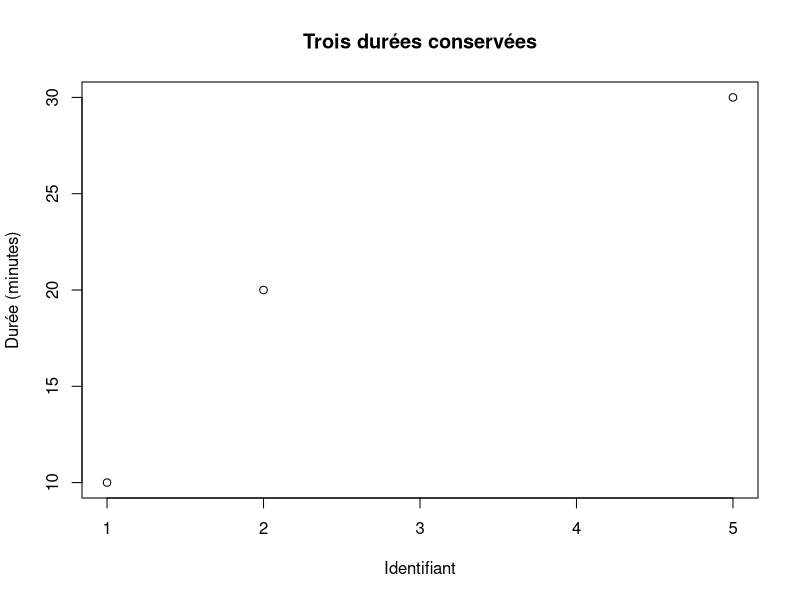

Write the R code that produced this figure.
# Exemple guidé sur SIX lignes, AVANT les 241 lignes du TP02.
# Exécuter depuis course.Rproj ; aucun autre script requis.
mini_brut <- data.frame(id=c(1L,2L,2L,3L,4L,5L),
  groupe=c(" A ","B","B","A","B","A"),
  minutes=c(10,20,20,NA,-5,30), stringsAsFactors=FALSE)
# Papier : 6 -> 6 après espaces -> 5 après doublon -> 4 après NA -> 3 après négatif.
mini_d <- mini_brut
mini_audit <- data.frame(etape="import",avant=6L,apres=6L,exclues=0L)
mini_espaces <- sum(mini_d$groupe != trimws(mini_d$groupe)) # 1 cellule, pas une exclusion.
mini_d$groupe <- trimws(mini_d$groupe)
mini_audit <- rbind(mini_audit,data.frame(etape="espaces",avant=6,apres=6,exclues=0))
mini_doublons <- duplicated(mini_d$id)
mini_avant <- nrow(mini_d)
mini_d <- mini_d[!mini_doublons, , drop=FALSE] # La virgule signifie toutes les colonnes.
mini_audit <- rbind(mini_audit,data.frame(etape="doublons",avant=mini_avant,apres=nrow(mini_d),exclues=sum(mini_doublons)))
mini_absentes <- is.na(mini_d$minutes)
mini_avant <- nrow(mini_d)
mini_d <- mini_d[!mini_absentes, , drop=FALSE]
mini_audit <- rbind(mini_audit,data.frame(etape="absentes",avant=mini_avant,apres=nrow(mini_d),exclues=sum(mini_absentes)))
mini_invalides <- mini_d$minutes <= 0
mini_avant <- nrow(mini_d)
mini_d <- mini_d[!mini_invalides, , drop=FALSE]
mini_audit <- rbind(mini_audit,data.frame(etape="invalides",avant=mini_avant,apres=nrow(mini_d),exclues=sum(mini_invalides)))
stopifnot(all(mini_d$groupe %in% c("A","B")))
mini_d$groupe <- factor(mini_d$groupe,levels=c("A","B"))
mini_a <- mini_d$minutes[mini_d$groupe=="A"] # 10 et 30 : moyenne 20, sd 14,14.
mini_b <- mini_d$minutes[mini_d$groupe=="B"] # 20 : moyenne 20, sd NA (un seul ticket).
mini_stats <- data.frame(groupe=c("A","B"),n=c(length(mini_a),length(mini_b)),
  moyenne=c(mean(mini_a),mean(mini_b)),ecart_type=c(sd(mini_a),sd(mini_b)))
# Créer le dossier AVANT d'ouvrir un fichier, puis fermer le PDF avant lecture.
dir.create("results",showWarnings=FALSE)
write.csv(mini_d,"results/mini_nettoyage_clean.csv",row.names=FALSE)
write.csv(mini_audit,"results/mini_nettoyage_audit.csv",row.names=FALSE)
write.csv(mini_stats,"results/mini_nettoyage_stats.csv",row.names=FALSE)
pdf("results/mini_nettoyage.pdf",width=7,height=5)
plot(mini_d$id,mini_d$minutes,xlab="Identifiant",ylab="Durée (minutes)",main="Trois durées conservées")
dev.off()
stopifnot(nrow(mini_d)==3,mini_espaces==1,identical(mini_audit$apres,c(6L,6L,5L,4L,3L)) || all(mini_audit$apres==c(6,6,5,4,3)))
print(mini_audit)
print(mini_stats)
